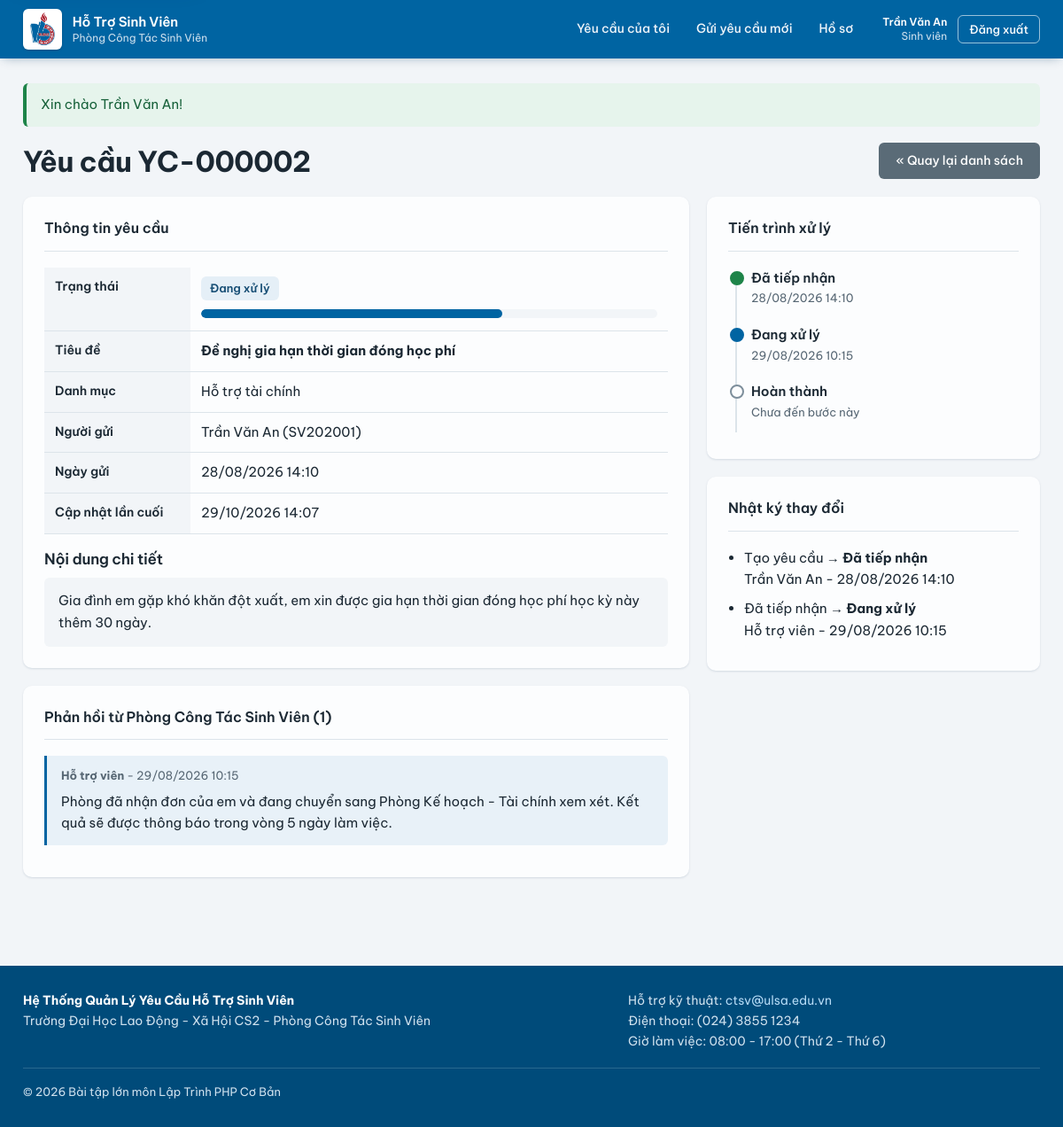
The page /user/view_request.php?id=2 (signed in) on the database its author committed.
### tables this page shows
CREATE TABLE `tbl_requests` (
    `id`                INT AUTO_INCREMENT PRIMARY KEY    COMMENT 'Khóa chính',
    `user_id`           INT NOT NULL                      COMMENT 'FK -> tbl_users: sinh viên gửi',
    `category_id`       INT NOT NULL                      COMMENT 'FK -> tbl_categories',
    `title`             VARCHAR(255) NOT NULL             COMMENT 'Tiêu đề yêu cầu',
    `description`       LONGTEXT NOT NULL                 COMMENT 'Nội dung chi tiết',
    `status`            ENUM('received','processing','completed') NOT NULL DEFAULT 'received'
                                                          COMMENT 'received=Đã tiếp nhận, processing=Đang xử lý, completed=Hoàn thành',
    `attachment_path`   VARCHAR(255) DEFAULT NULL         COMMENT 'Tên tệp đính kèm của sinh viên',
    `staff_assigned_id` INT DEFAULT NULL                  COMMENT 'FK -> tbl_users: cán bộ phụ trách',
    `rating`            TINYINT DEFAULT NULL              COMMENT 'Đánh giá hài lòng 1-5 sao (tùy chọn)',
    `rating_comment`    VARCHAR(500) DEFAULT NULL         COMMENT 'Nhận xét kèm đánh giá',
    `created_at`        TIMESTAMP NOT NULL DEFAULT CURRENT_TIMESTAMP,
    `updated_at`        TIMESTAMP NOT NULL DEFAULT CURRENT_TIMESTAMP ON UPDATE CURRENT_TIMESTAMP,
    CONSTRAINT `fk_request_user`     FOREIGN KEY (`user_id`)
        REFERENCES `tbl_users`(`id`)      ON DELETE CASCADE  ON UPDATE CASCADE,
    CONSTRAINT `fk_request_category`  FOREIGN KEY (`category_id`)
        REFERENCES `tbl_categories`(`id`) ON DELETE RESTRICT ON UPDATE CASCADE,
    CONSTRAINT `fk_request_staff`     FOREIGN KEY (`staff_assigned_id`)
        REFERENCES `tbl_users`(`id`)      ON DELETE SET NULL ON UPDATE CASCADE,
    INDEX `idx_requests_status`   (`status`),
    INDEX `idx_requests_user`     (`user_id`),
    INDEX `idx_requests_category` (`category_id`),
    INDEX `idx_requests_created`  (`created_at`),
    INDEX `idx_requests_user_created`   (`user_id`, `created_at`),
    INDEX `idx_requests_status_created` (`status`, `created_at`)
);

CREATE TABLE `tbl_categories` (
    `id`            INT AUTO_INCREMENT PRIMARY KEY        COMMENT 'Khóa chính',
    `category_name` VARCHAR(100) NOT NULL UNIQUE          COMMENT 'Tên danh mục hiển thị',
    `category_code` VARCHAR(50)  DEFAULT NULL UNIQUE      COMMENT 'Mã danh mục dùng nội bộ',
    `description`   TEXT         DEFAULT NULL             COMMENT 'Mô tả phạm vi hỗ trợ',
    `sort_order`    INT NOT NULL DEFAULT 0                COMMENT 'Thứ tự hiển thị, nhỏ đứng trước',
    `created_at`    TIMESTAMP NOT NULL DEFAULT CURRENT_TIMESTAMP
);

CREATE TABLE `tbl_users` (
    `id`         INT AUTO_INCREMENT PRIMARY KEY           COMMENT 'Khóa chính',
    `full_name`  VARCHAR(255) NOT NULL                    COMMENT 'Họ và tên',
    `email`      VARCHAR(255) NOT NULL UNIQUE             COMMENT 'Email đăng nhập, duy nhất',
    `phone`      VARCHAR(20)  DEFAULT NULL                COMMENT 'Số điện thoại liên hệ',
    `student_id` VARCHAR(50)  DEFAULT NULL UNIQUE         COMMENT 'Mã sinh viên (NULL với cán bộ)',
    `password`   VARCHAR(255) NOT NULL                    COMMENT 'Mật khẩu đã băm bằng bcrypt',
    `role`       ENUM('student','staff','admin') NOT NULL DEFAULT 'student'
                                                          COMMENT 'Vai trò quyết định quyền truy cập',
    `status`     ENUM('active','inactive') NOT NULL DEFAULT 'active'
                                                          COMMENT 'Khóa tài khoản khi inactive',
    `failed_logins` INT NOT NULL DEFAULT 0                COMMENT 'Số lần đăng nhập sai liên tiếp',
    `locked_until`  DATETIME DEFAULT NULL                 COMMENT 'Tạm khóa đăng nhập tới thời điểm này (chống dò mật khẩu)',
    `created_at` TIMESTAMP NOT NULL DEFAULT CURRENT_TIMESTAMP,
    `updated_at` TIMESTAMP NOT NULL DEFAULT CURRENT_TIMESTAMP ON UPDATE CURRENT_TIMESTAMP,
    INDEX `idx_users_role` (`role`),
    INDEX `idx_users_status` (`status`)
);

CREATE TABLE `tbl_responses` (
    `id`              INT AUTO_INCREMENT PRIMARY KEY      COMMENT 'Khóa chính',
    `request_id`      INT NOT NULL                        COMMENT 'FK -> tbl_requests',
    `staff_id`        INT NOT NULL                        COMMENT 'FK -> tbl_users: cán bộ trả lời',
    `response_text`   LONGTEXT NOT NULL                   COMMENT 'Nội dung phản hồi',
    `attachment_path` VARCHAR(255) DEFAULT NULL           COMMENT 'Tệp đính kèm của cán bộ',
    `response_date`   TIMESTAMP NOT NULL DEFAULT CURRENT_TIMESTAMP,
    CONSTRAINT `fk_response_request` FOREIGN KEY (`request_id`)
        REFERENCES `tbl_requests`(`id`) ON DELETE CASCADE   ON UPDATE CASCADE,
    CONSTRAINT `fk_response_staff`   FOREIGN KEY (`staff_id`)
        REFERENCES `tbl_users`(`id`)   ON DELETE RESTRICT  ON UPDATE CASCADE,
    INDEX `idx_responses_request` (`request_id`),
    INDEX `idx_responses_request_date` (`request_id`, `response_date`)
);

CREATE TABLE `tbl_status_log` (
    `id`         INT AUTO_INCREMENT PRIMARY KEY           COMMENT 'Khóa chính',
    `request_id` INT NOT NULL                             COMMENT 'FK -> tbl_requests',
    `old_status` VARCHAR(50) DEFAULT NULL                 COMMENT 'Trạng thái trước khi đổi',
    `new_status` VARCHAR(50) NOT NULL                     COMMENT 'Trạng thái sau khi đổi',
    `changed_by` INT NOT NULL                             COMMENT 'FK -> tbl_users: người thực hiện',
    `changed_at` TIMESTAMP NOT NULL DEFAULT CURRENT_TIMESTAMP,
    CONSTRAINT `fk_log_request` FOREIGN KEY (`request_id`)
        REFERENCES `tbl_requests`(`id`) ON DELETE CASCADE  ON UPDATE CASCADE,
    CONSTRAINT `fk_log_user`    FOREIGN KEY (`changed_by`)
        REFERENCES `tbl_users`(`id`)    ON DELETE RESTRICT ON UPDATE CASCADE,
    INDEX `idx_log_request` (`request_id`),
    INDEX `idx_log_request_changed` (`request_id`, `changed_at`)
);

### user/view_request.php (the view, shortened to what this page needs)
<?php
$requestId = (int)get('id');
$request = get_request_detail($requestId);
$responses  = get_responses($requestId);
$statusLogs = get_status_logs($requestId);
$progressMap = ['received' => 33, 'processing' => 66, 'completed' => 100];
$progress    = $progressMap[$request['status']] ?? 0;
$reachedAt = [];
foreach ($statusLogs as $log) {
    if (!isset($reachedAt[$log['new_status']])) {
        $reachedAt[$log['new_status']] = $log['changed_at'];
    }
}
require_once __DIR__ . '/../includes/header.php';
?>
<div class="page-head">
    <h1>Yêu cầu <?php echo e(request_code($request['id'])); ?></h1>
    <a class="btn btn-muted" href="index.php">&laquo; Quay lại danh sách</a>
</div>
<div class="detail-grid">
    <div>
        <div class="card">
            <div class="card-title">Thông tin yêu cầu</div>
            <table class="info-table">
                <tr>
                    <th>Trạng thái</th>
                    <td>
                        <?php echo status_badge($request['status']); ?>
                        <div class="progress-track">
                            <div class="progress-fill <?php echo $request['status'] === 'completed' ? 'completed' : ''; ?>"
                                 style="width: <?php echo $progress; ?>%"></div>
                        </div>
                    </td>
                </tr>
                <tr><th>Tiêu đề</th><td><strong><?php echo e($request['title']); ?></strong></td></tr>
                <tr><th>Danh mục</th><td><?php echo e($request['category_name']); ?></td></tr>
                <tr><th>Người gửi</th>
                    <td><?php echo e($request['full_name']); ?> (<?php echo e($request['student_id']); ?>)</td></tr>
                <tr><th>Ngày gửi</th><td><?php echo e(format_datetime($request['created_at'])); ?></td></tr>
                <tr><th>Cập nhật lần cuối</th><td><?php echo e(format_datetime($request['updated_at'])); ?></td></tr>
            </table>
            <h3 class="mt-18">Nội dung chi tiết</h3>
            <div class="description-box"><?php echo e($request['description']); ?></div>
        </div>
        <div class="card">
            <div class="card-title">Phản hồi từ <?php echo e(APP_DEPARTMENT); ?>
                (<?php echo count($responses); ?>)</div>
            <?php if (empty($responses)): ?>
                <p class="text-muted mb-0">
                    Chưa có phản hồi. Yêu cầu của bạn đang chờ cán bộ xử lý.
                </p>
            <?php else: ?>
                <?php render_responses($responses); ?>
            <?php endif; ?>
        </div>
    </div>
    <div>
        <div class="card">
            <div class="card-title">Tiến trình xử lý</div>
            <ul class="timeline">
                <?php foreach (status_list() as $code => $label): ?>
                <?php
                    $isDone    = isset($reachedAt[$code]);
                    $isCurrent = ($request['status'] === $code);
                    $class     = $isCurrent ? 'current' : ($isDone ? 'done' : '');
                ?>
                <li class="<?php echo $class; ?>">
                    <div class="tl-title"><?php echo e($label); ?></div>
                    <div class="tl-meta">
                        <?php if ($isDone): ?>
                            <?php echo e(format_datetime($reachedAt[$code])); ?>
                        <?php else: ?>
                            Chưa đến bước này
                        <?php endif; ?>
                    </div>
                </li>
                <?php endforeach; ?>
            </ul>
        </div>
        <div class="card">
            <div class="card-title">Nhật ký thay đổi</div>
            <?php if (empty($statusLogs)): ?>
                <p class="text-muted mb-0">Chưa có thay đổi nào được ghi nhận.</p>
            <?php else: ?>
                <ul class="list-tight">
                    <?php foreach ($statusLogs as $log): ?>
                    <li>
                        <?php if ($log['old_status'] === null): ?>
                            Tạo yêu cầu &rarr; <strong><?php echo e(status_label($log['new_status'])); ?></strong>
                        <?php else: ?>
                            <?php echo e(status_label($log['old_status'])); ?>
                            &rarr; <strong><?php echo e(status_label($log['new_status'])); ?></strong>
                        <?php endif; ?>
                        <div class="tl-meta">
                            <?php echo e($log['changed_by_name']); ?>
                            - <?php echo e(format_datetime($log['changed_at'])); ?>
                        </div>
                    </li>
                    <?php endforeach; ?>
                </ul>
            <?php endif; ?>
        </div>
    </div>
</div>
<?php require_once __DIR__ . '/../includes/footer.php'; ?>

### functions.php (shortened to what this page needs)
<?php
require_once __DIR__ . '/config.php';
function e($value)
{
    return htmlspecialchars((string)$value, ENT_QUOTES | ENT_SUBSTITUTE, 'UTF-8');
}
function clean_input($value)
{
    $value = is_string($value) ? $value : '';
    $value = trim($value);
    $cleaned = preg_replace('/[\x00-\x08\x0B\x0C\x0E-\x1F\x7F]/u', '', $value);
    return $cleaned === null ? '' : $cleaned;
}
function get($key, $default = '')
{
    return isset($_GET[$key]) ? clean_input($_GET[$key]) : $default;
}
function db_query($sql, $params = [], $types = '')
{
    global $conn;
    $stmt = mysqli_prepare($conn, $sql);
    if (!empty($params)) {
        mysqli_stmt_bind_param($stmt, $types, ...$params);
    }
    mysqli_stmt_execute($stmt);
    return $stmt;
}
function db_select($sql, $params = [], $types = '')
{
    $stmt   = db_query($sql, $params, $types);
    $result = mysqli_stmt_get_result($stmt);
    $rows   = mysqli_fetch_all($result, MYSQLI_ASSOC);
    return $rows;
}
function db_select_one($sql, $params = [], $types = '')
{
    $stmt   = db_query($sql, $params, $types);
    $result = mysqli_stmt_get_result($stmt);
    $row    = mysqli_fetch_assoc($result);
    return $row ?: null;
}
function render_flash()
{
    if (!empty($_SESSION['flash'])) {
        $flash = $_SESSION['flash'];
        echo '<div class="alert alert-' . e($flash['type']) . '">' . e($flash['message']) . '</div>';
    }
}
function status_list()
{
    return [
        'received'   => 'Đã tiếp nhận',
        'processing' => 'Đang xử lý',
        'completed'  => 'Hoàn thành',
    ];
}
function status_label($status)
{
    $list = status_list();
    return $list[$status] ?? 'Không xác định';
}
function status_badge($status)
{
    return '<span class="badge badge-' . e($status) . '">' . e(status_label($status)) . '</span>';
}
function format_datetime($datetime, $withTime = true)
{
    $ts = strtotime($datetime);
    return $withTime ? date('d/m/Y H:i', $ts) : date('d/m/Y', $ts);
}
function get_request_detail($requestId)
{
    return db_select_one(
        'SELECT r.*, u.full_name, u.student_id, u.email, u.phone, c.category_name
         FROM tbl_requests r
         JOIN tbl_users u ON u.id = r.user_id
         JOIN tbl_categories c ON c.id = r.category_id
         WHERE r.id = ? LIMIT 1',
        [(int)$requestId],
        'i'
    );
}
function get_responses($requestId)
{
    return db_select(
        'SELECT rs.*, u.full_name AS staff_name
         FROM tbl_responses rs
         JOIN tbl_users u ON u.id = rs.staff_id
         WHERE rs.request_id = ?
         ORDER BY rs.response_date ASC',
        [(int)$requestId],
        'i'
    );
}
function get_status_logs($requestId)
{
    return db_select(
        'SELECT sl.*, u.full_name AS changed_by_name
         FROM tbl_status_log sl
         JOIN tbl_users u ON u.id = sl.changed_by
         WHERE sl.request_id = ?
         ORDER BY sl.changed_at ASC, sl.id ASC',
        [(int)$requestId],
        'i'
    );
}
function render_responses($responses)
{
    foreach ($responses as $response) {
        echo '<div class="response-item">'
           . '<div class="response-meta"><strong>' . e($response['staff_name']) . '</strong> - '
           . e(format_datetime($response['response_date'])) . '</div>'
           . '<div class="response-text">' . e($response['response_text']) . '</div>';
        echo '</div>';
    }
}
function request_code($id)
{
    return 'YC-' . str_pad((string)$id, 6, '0', STR_PAD_LEFT);
}

### rows shown on the page
tbl_requests: id "YC-000002", status "Đang xử lý", title "Đề nghị gia hạn thời gian đóng học phí", category.category_name "Hỗ trợ tài chính", user.full_name "Trần Văn An", user.student_id "SV202001", created_at "28/08/2026 14:10", updated_at "29/10/2026 14:07", description "Gia đình em gặp khó khăn đột xuất, em xin được gia hạn thời gian đóng học phí học kỳ này thêm 30 ngày."
tbl_responses: staff.full_name "Hỗ trợ viên", response_date "29/08/2026 10:15", response_text "Phòng đã nhận đơn của em và đang chuyển sang Phòng Kế hoạch - Tài chính xem xét. Kết quả sẽ được thông báo trong vòng 5 ngày làm việc."
tbl_status_log: new_status "Đã tiếp nhận", changed_by.full_name "Trần Văn An", changed_at "28/08/2026 14:10"
tbl_status_log: old_status "Đã tiếp nhận", new_status "Đang xử lý", changed_by.full_name "Hỗ trợ viên", changed_at "29/08/2026 10:15"

### other values the page prints
APP_SHORT_NAME "Hỗ Trợ Sinh Viên"
APP_DEPARTMENT "Phòng Công Tác Sinh Viên"
$_SESSION['full_name'] "Trần Văn An"
role_label(current_role()) "Sinh viên"
$flash['message'] "Xin chào Trần Văn An!"
count($responses) "1"
$label "Đã tiếp nhận"
format_datetime($reachedAt[$code]) "28/08/2026 14:10"
$label "Đang xử lý"
format_datetime($reachedAt[$code]) "29/08/2026 10:15"
$label "Hoàn thành"
APP_NAME "Hệ Thống Quản Lý Yêu Cầu Hỗ Trợ Sinh Viên"
APP_UNIVERSITY "Trường Đại Học Lao Động - Xã Hội CS2"
